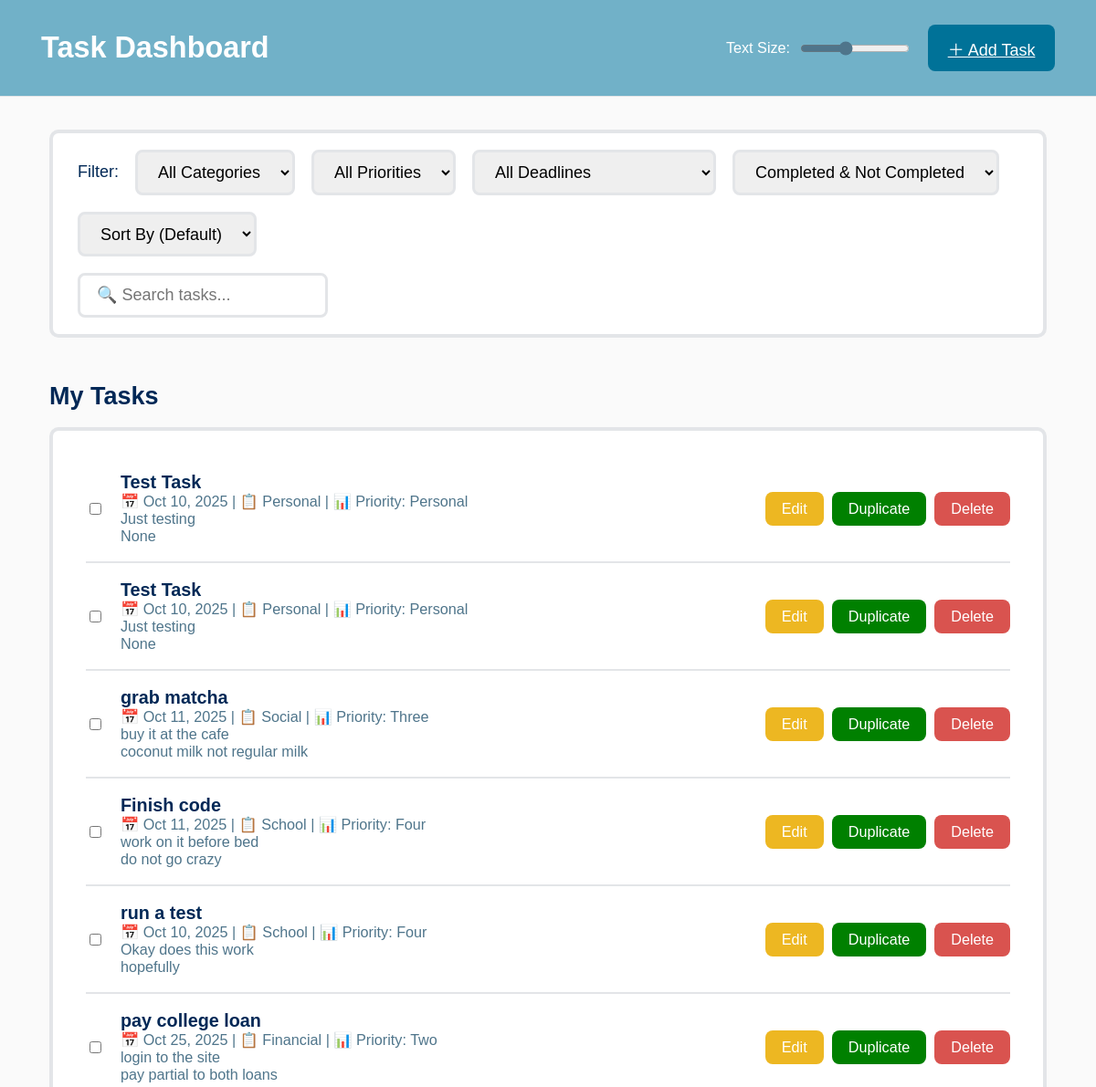
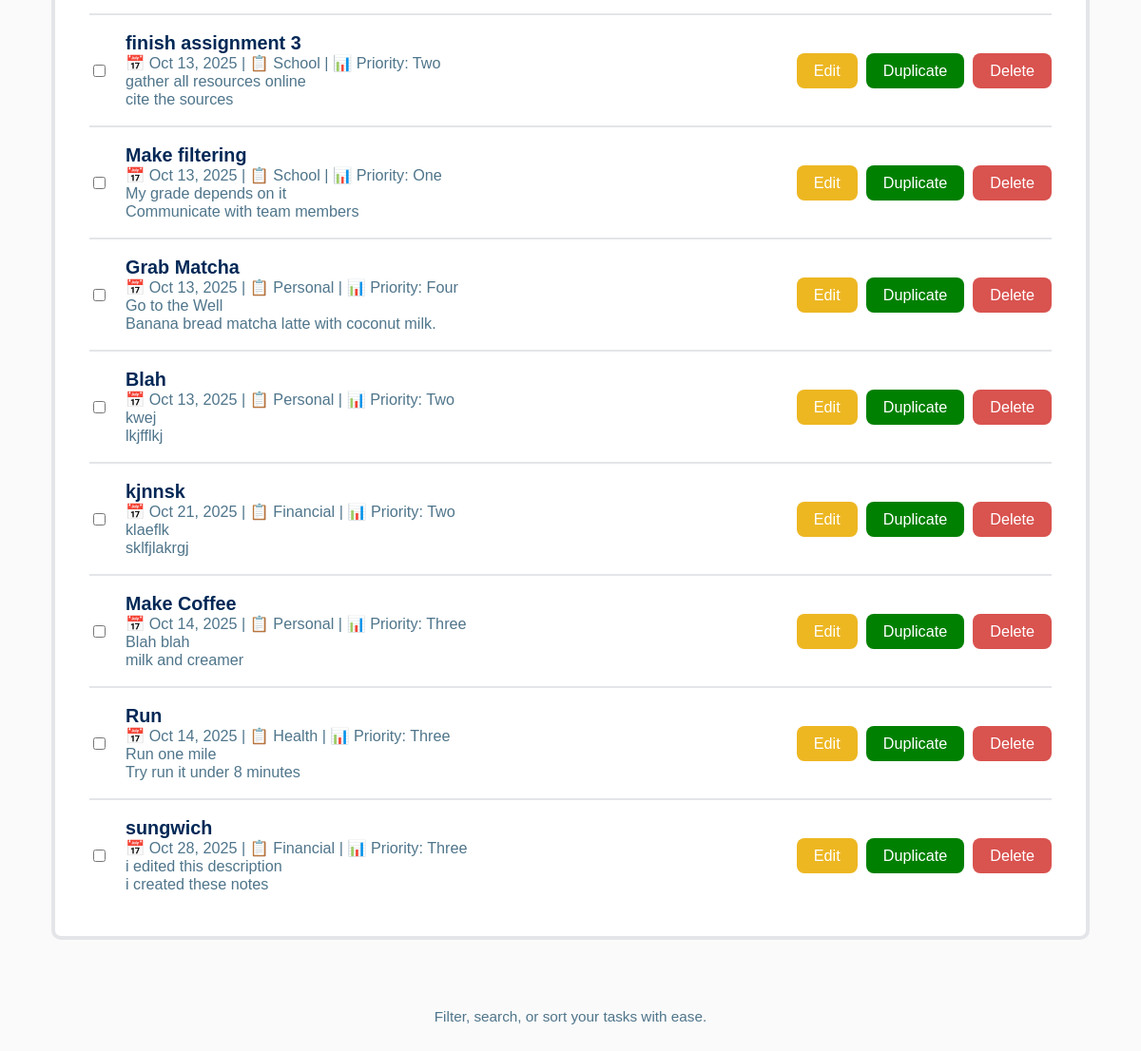
Before: / with the older database file (2 pictures, top to bottom).
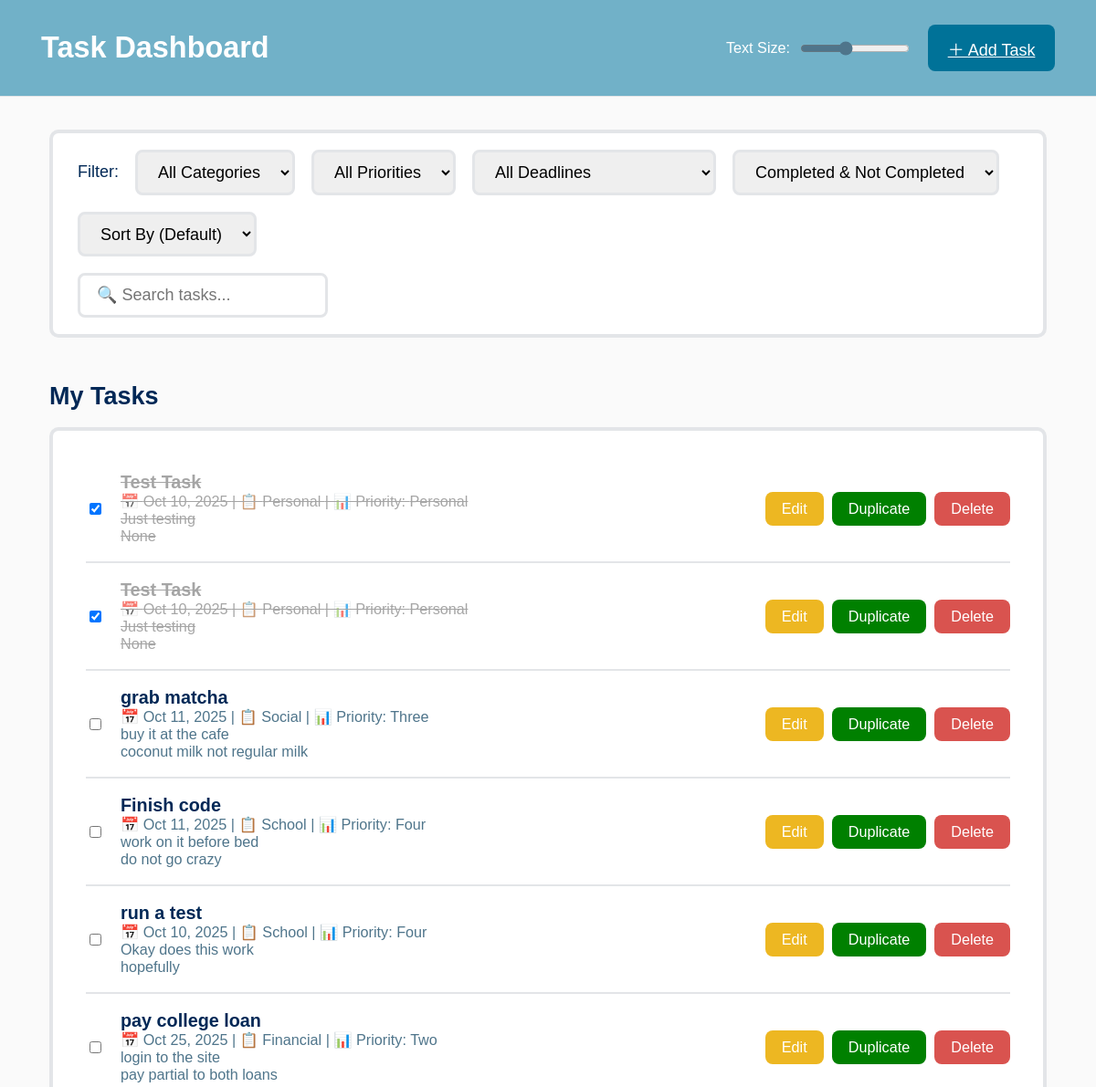
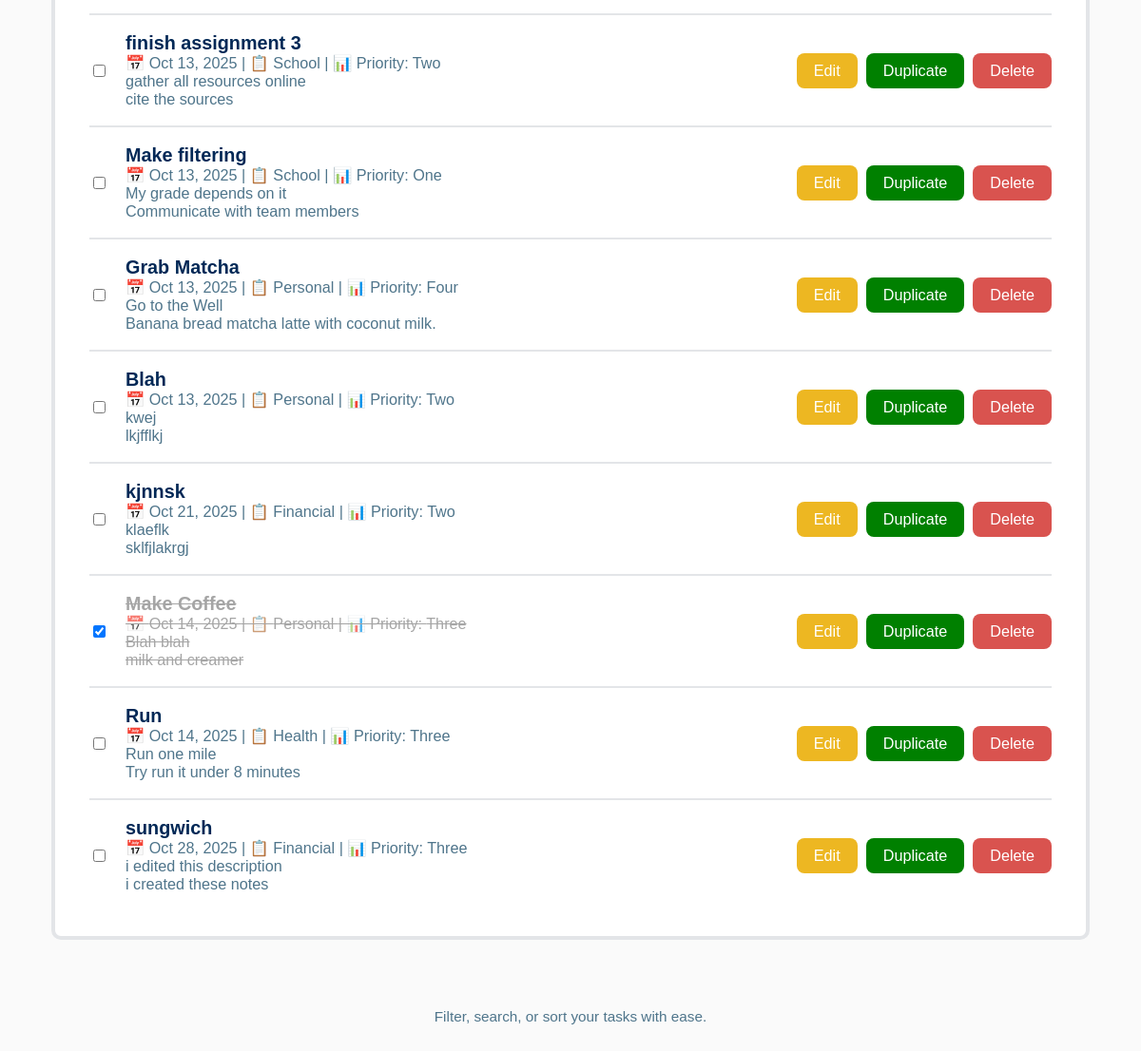
After: the same page with the newer database file (2 pictures, top to bottom).
### tasks/models.py (models this page shows, shortened)
class Task(models.Model):
    CATEGORY_CHOICES = [
        ('Work', 'Work'),
        ('Personal', 'Personal'),
        ('Social', 'Social'),
        ('Financial', 'Financial'),
        ('School', 'School'),
        ('Health', 'Health'),
    ]
    PRIORITY_CHOICES = [
        ('One', 'One (High)'),
        ('Two', 'Two'),
        ('Three', 'Three'),
        ('Four', 'Four'),
        ('Five', 'Five (Low)'),
    ]
    title = models.CharField(max_length=200)
    description = models.TextField()
    notes = models.TextField(blank=True, null=True)
    deadline = models.DateField()
    category = models.CharField(max_length=20, choices=CATEGORY_CHOICES)
    priority = models.CharField(max_length=10, choices=PRIORITY_CHOICES)
    completed = models.BooleanField(default=False)

### tasks/views.py (the view)
# urls.py: path("", views.dashboard, name="dashboard"),
def dashboard(request):
    tasks = Task.objects.all()
    return render(request, "tasks/dashboard.html", {"tasks": tasks})

### tasks/templates/tasks/dashboard.html (shortened to what this page needs)
<!DOCTYPE html>
<html lang="en">
<head>
</head>
<body>
  <header>
    <h1>Task Dashboard</h1>
    <div class="header-controls">
      <div class="font-slider">
        <label for="fontSizeSlider" style="color:white;">Text Size:</label>
        <input type="range" id="fontSizeSlider" min="12" max="22" value="16" />
      </div>
      <a href="{% url 'create' %}" class="add-btn">＋ Add Task</a>
    </div>
  </header>
  <main>
    <div class="filter-bar">
      <div class="filter-group">
        <label>Filter:</label>
        <select id="filterCategory">
          <option value="all">All Categories</option>
        </select>
        <select id="filterPriority">
          <option value="all">All Priorities</option>
        </select>
        <select id="filterDeadline">
          <option value="default">All Deadlines</option>
        </select>
        <select id="filterCompleted">
          <option value="all">Completed & Not Completed</option>
        </select>
        <select id="sortBy">
          <option value="none">Sort By (Default)</option>
        </select>
      </div>
      <div class="filter-group">
        <input type="search" id="searchInput" placeholder="🔍 Search tasks..." />
      </div>
    </div>
<div id="tasks">
  <h2 style="margin-bottom: 1rem;">My Tasks</h2>
  <div id="taskContainer">
   <ul id="taskList">
  {% for task in tasks %}
    <li class="task-item"
        data-category = "{{ task.category}}"
        data-priority = "{{ task.priority }}"
        data-deadline = "{{ task.deadline }}">
      <input type="checkbox" class="complete-checkbox"
      data-id="{{ task.id }}"
      data-url = "{% url 'toggle_complete' task.id %}"
      {% if task.completed %}checked{% endif %}>
      <div class="task-info">
        <div class="task-title">{{ task.title }}</div>
        <div class="task-meta">
          📅 {{ task.deadline|date:"M d, Y" }} |
          📋 {{ task.category }} |
          📊 Priority: {{ task.priority }}
        </div>
        <div class="task-meta">{{ task.description }}</div>
        <div class="task-meta">{{ task.notes }}</div>
      </div>
    <div class="task-actions">
      <button class="edit-btn" data-id="{{ task.id }}">Edit</button>
      <button class="duplicate-btn" data-id="{{ task.id }}">Duplicate</button>
      <button class="delete-btn" data-id="{{ task.id }}">Delete</button>
    </div>
    </li>
  {% empty %}
    <li>No tasks yet.</li>
  {% endfor %}
</ul>
  </div>
</div>
</main>
  <p class="footer-note">Filter, search, or sort your tasks with ease.</p>
</body>
</html>

### tasks/templates/tasks/dashboard.html (style rules this page uses)
:root { --bg: #fafafa; --card-bg: #ffffff; --text-primary: #002856; --text-secondary: #4f758b; --border: #e3e5e8; --accent: #3b82f6; --base-font-size: 18px; }
* { box-sizing: border-box; }
html { font-size: var(--base-font-size); }
body { font-family: "Tahoma", "Verdana", sans-serif; background-color: var(--bg); color: var(--text-primary); margin: 0; display: flex; flex-direction: column; min-height: 100vh; transition: font-size 0.2s ease; }
header { display: flex; justify-content: space-between; align-items: center; padding: 1.5rem 2.5rem; border-bottom: 1px solid var(--border); background-color: #71B1C8; position: sticky; top: 0; z-index: 10; }
header h1 { color: white; font-size: 1.8rem; font-weight: 600; margin: 0; }
.header-controls { display: flex; align-items: center; gap: 1rem; }
.add-btn { background-color: #007298; color: white; border: none; border-radius: 8px; padding: 0.7rem 1.2rem; font-size: 1rem; font-weight: 500; cursor: pointer; transition: background-color 0.2s ease; }
.font-slider { display: flex; align-items: center; gap: 0.5rem; color: white; font-size: 0.9rem; }
.font-slider input[type="range"] { width: 120px; cursor: pointer; accent-color: #4f758b; }
main { flex: 1; padding: 2rem 3rem; display: flex; flex-direction: column; gap: 1.5rem; }
.filter-bar { background-color: var(--card-bg); border: 4px solid var(--border); border-radius: 10px; padding: 1rem 1.5rem; display: flex; flex-wrap: wrap; gap: 1rem; align-items: center; justify-content: space-between; }
.filter-group { display: flex; gap: 1rem; align-items: center; flex-wrap: wrap; }
select, input[type="search"] { padding: 0.6rem 1rem; border: 3px solid var(--border); border-radius: 8px; font-size: 1rem; transition: border-color 0.2s ease; }
#taskList { background-color: var(--card-bg); border: 4px solid var(--border); border-radius: 10px; padding: 1.5rem 2rem; }
.task-item { border-bottom: 2px solid var(--border); padding: 1rem 0; display: flex; justify-content: space-between; align-items: center; flex-wrap: wrap; gap: 1rem; }
.task-item:last-child { border-bottom: none; }
.task-info { flex: 1; min-width: 250px; }
.task-title { font-weight: 600; font-size: 1.1rem; color: var(--text-primary); }
.task-meta { color: var(--text-secondary); font-size: 0.9rem; }
.task-actions { display: flex; gap: 0.5rem; }
.duplicate-btn { background-color: #008000; color: white; border: none; border-radius: 8px; padding: 0.5rem 1rem; font-size: 0.9rem; cursor: pointer; transition: background-color 0.2s ease; }
.delete-btn, .edit-btn { border: none; border-radius: 8px; padding: 0.5rem 1rem; font-size: 0.9rem; cursor: pointer; transition: background-color 0.2s ease; }
.delete-btn { background-color: #d9534f; color: white; }
.edit-btn { background-color: #edb722; color: white; }
.footer-note { text-align: center; color: var(--text-secondary); font-size: 0.85rem; margin: 1rem 0 2rem; }
.task-item.completed .task-title, .task-item.completed .task-meta { text-decoration: line-through; color: gray; opacity: 0.7; }

Changed rows visible on the page:
changed Task (number 1 of 14 on the later page): completed "☐" → "☑"
changed Task (number 2 of 14 on the later page): completed "☐" → "☑"
changed Task "Make Coffee": completed "☐" → "☑"
